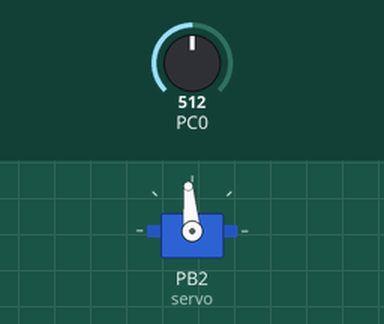
Recording of a program running on a simulated ATmega328P, built with avr-gcc and emulated at 16 MHz. Shown: servo. The test bench sets the inputs (shaded band); at power-on: PC0 = 512. Servo pulses on a pin are drawn as a servo (544–2400 µs = 0–180°).

Above: at 1.2 s.
1.3 s: PC0 set to 716
At 2.0 s:
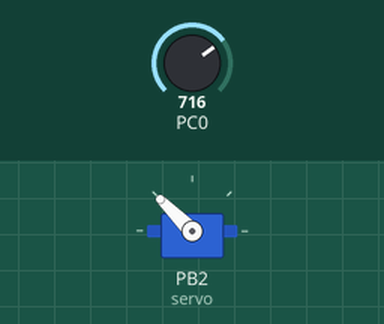
2.8 s: PC0 set to 900
At 3.2 s:
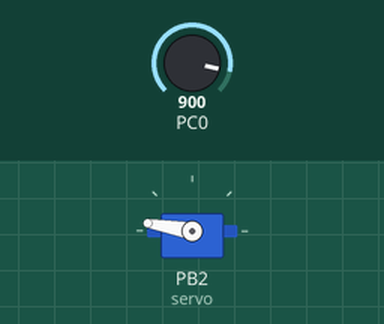
4.3 s: PC0 set to 1023
At 5.5 s:
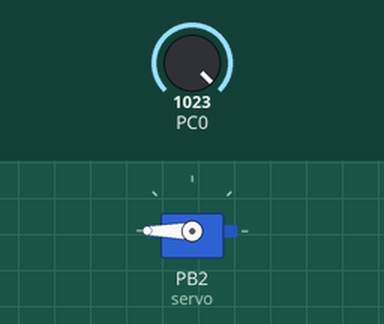
5.8 s: PC0 set to 306
At 6.7 s:
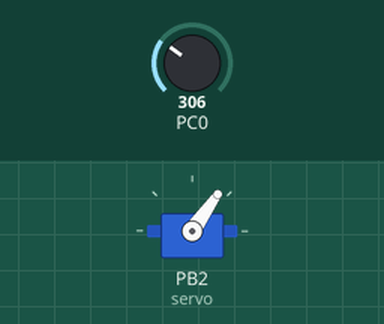
7.3 s: PC0 set to 122
At 7.9 s:
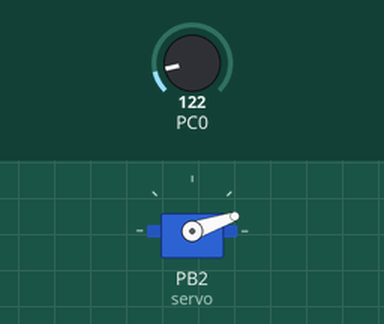
Timing chart, 0 to 9.8 s (numbered marks = the images above; inputs shaded):
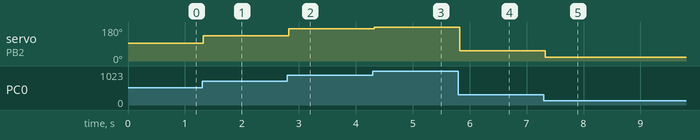

The program:

main.c
```c
//******************************************************************************
// Universidad Del Valle De Guatemala
// IE2023: Programación de Microcontroladores
// Autor: Samuel Tortola - 22094
// Proyecto: Laboratorio 5
// Hardware: Atmega238P
// Creado: 11/04/2024
//Última modificación: 18/04/2024
//******************************************************************************

#define F_CPU 16000000
#include <avr/io.h>
#include <avr/interrupt.h>
#include <util/delay.h>
#include <stdint.h>
#include "PWM1/PWM1.h"

void initADC(void);


int main(void)
{
	cli();  //Apagar interrupciones
	DDRB |= (1 << PORTB2);		//PB2 como salida de servo
	DDRC = 0;  //Puerto C como entrada


	initFastPWM1(settedUp, 8);  //Iniciar funcion de FASTPWM en timer1
	channel(channelB, nop);
	topValue(39999);   //Valor alto de desbordamiento para 1 a 2 ms que se necesita de servo

	initADC();   //Iniciar la funcion de ADC
	sei();   //Activar interrupciones

	while (1)
	{
		ADCSRA |= (1 << ADSC);   //Leer puerto de ADC
		_delay_ms(10);   //Velocidad de servo
		//suma ++;

		convertServo(ADCH, channelB);

	}
}

void initADC(void){
	ADMUX = 0;  //Elegir el pin A0 como lectura

	ADMUX |= (1 << REFS0); //Vref = AVcc = 5Vs
	ADMUX &= ~(1 << REFS1);  //Justificación a la izquierda
	ADMUX |= (1 << ADLAR);

	ADCSRA = 0;
	ADCSRA |= (1 << ADEN);	//Encender ADC
	ADCSRA |= (1 << ADIE);

	ADCSRA |= (1 << ADPS2) | (1 << ADPS1) | (1 << ADPS0);   //prescaler 128 > 125kHz
	DIDR0 |= (1 << ADC0D);	//desabilitar el A0 como digital
}


ISR (ADC_vect){
	ADCSRA |= (1 << ADIF);	//Apagar bandera de interrupcion
}
```

PWM1.c
```c
/*
 * PWM1.c
 *
 * Created: 12/04/2024 17:48:37
 *  Author: samuel
 */

#include "PWM1.h"

uint16_t topVal = 0;
uint16_t i, j;


void channel(uint8_t setChannel, uint8_t inverted){
	switch(setChannel){
		case 1:
		if(inverted == 1){
			TCCR1A |= (1 << COM1A0) | (1 << COM1A1);	//A invertido
			}else{
			TCCR1A |= (1 << COM1A1);					//A no invertido
		}
		break;

		case 2:
		if(inverted == 1){
			TCCR1A |= (1 << COM1B0) | (1 << COM1B1);	//B invertido
			}else{
			TCCR1A |= (1 << COM1B1);					//B no invertido
		}
		break;
	}
}


void initFastPWM1(uint8_t modePWM, uint16_t prescaler){
	//initialize register timer1
	TCCR1A = 0;
	TCCR1B = 0;

	switch (prescaler)
	{
		case 8:
		TCCR1B |= (1 << CS11);					//prescaler 8
		break;

		case 1024:
		TCCR1B |= (1 << CS10) | (1 << CS12);	//prescaler 1024
		break;
	}


	switch (modePWM)
	{
		case normal:

		TCCR1A |= (1 << WGM11) | (1 << WGM10);   //Fast PWM
		TCCR1B |= (1 << WGM12);
		break;

		case settedUp:

		TCCR1A |= (1 << WGM11);
		TCCR1B |= (1 << WGM12) | (1 << WGM13);
		topVal = 1;
		break;
	}

}


void topValue(uint16_t top){
	if (topVal == 1)	{
		ICR1 = top;		//set top value
		}else{
		topVal = 0;
	}
}


void convertServo(uint16_t analogIn, uint8_t selChannel){   //Conversion para servos

	switch(selChannel){
		case 1:
		i = ADCH;
		j = (200/12)*i+1000;
		OCR1A = j;
		break;

		case 2:
		i = ADCH;
		j = (200/12)*i+1000;
		OCR1B = j;
		break;
	}
}
```

PWM1.h
```c
/*
 * PWM1.h
 *
 * Created: 12/04/2024 17:41:48
 *  Author: samuel
 */


#ifndef PWM1_H_
#define PWM1_H_

#include <avr/io.h>
#include <stdint.h>

#define yes 1    //Enviar configuraciones inciales
#define nop 0
#define normal 1
#define settedUp 2
#define channelA 1
#define channelB 2


void initFastPWM1(uint8_t modePWM, uint16_t prescaler);


void channel(uint8_t setChannel, uint8_t inverted);


void topValue(uint16_t top);


void convertServo(uint16_t analogIn, uint8_t selChannel);


#endif /* PWM1_H_ */
```

Measured:
- after the input at 1.3 s, servo on PB2 (servo): 95° → 135° at once
- after the input at 2.8 s, servo on PB2 (servo): 135° → 170° at once
- after the input at 4.3 s, servo on PB2 (servo): 170° → 180° at once
- after the input at 5.8 s, servo on PB2 (servo): 180° → 55° at once
- after the input at 7.3 s, servo on PB2 (servo): 55° → 19° at once
